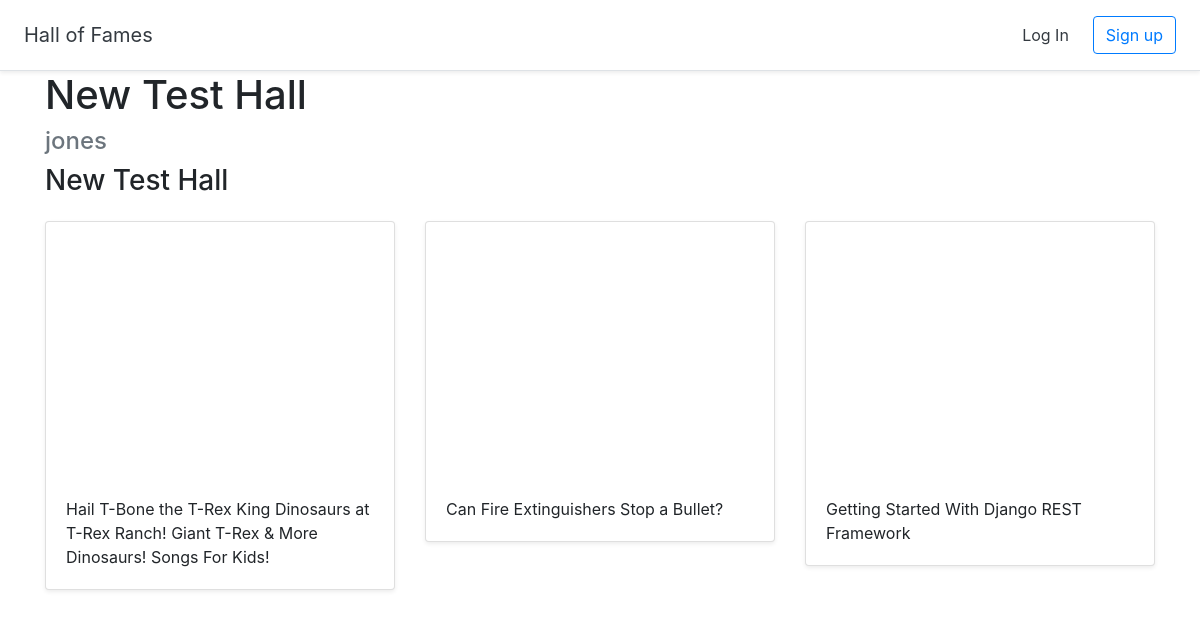
Page /hof/6/ on the committed database.
### halls/models.py (models this page shows, shortened)
class Hall(models.Model):
    title = models.CharField(max_length=255)
    user = models.ForeignKey(User, on_delete = models.CASCADE)

class Video(models.Model):
    title = models.CharField(max_length=255)
    url = models.URLField()
    youtube_id = models.CharField(max_length=255)
    hall = models.ForeignKey(Hall, on_delete=models.CASCADE)

### halls/views.py (the view)
# urls.py: path('hof/<int:pk>/', views.DetailHall.as_view(), name='detail_hall'),
class DetailHall(generic.DetailView):
    model = Hall
    template_name = 'halls/detail_hall.html'

### halls/templates/halls/detail_hall.html (shortened to what this page needs)
{% extends 'halls/base.html' %}
{% block content %}
<div class="container">
    <h1>{{ hall.title }}</h1>
    <h4 class="text-muted">{{ hall.user.username }}</h4>
    <h3>{{ hall.title }}</h3>
     <div class="row">
        {% for video in hall.video_set.all %}
          <div class="col-md-4 mt-3">
            <div class="card mb-4 shadow-sm">
                <iframe width="100%" height="255" src="https://www.youtube.com/embed/{{ video.youtube_id }}" frameborder="0" allow="accelerometer; autoplay; encrypted-media; gyroscope; picture-in-picture" allowfullscreen></iframe>
                <div class="card-body"><p class="card-text">{{ video.title }}</p></div>
        </div>
          </div>
        {% endfor %}
      </div>
</div>
{% endblock %}

### rows in the picture
Hall: title "New Test Hall", user.username "jones"
Video: title "Hail T-Bone the T-Rex King Dinosaurs at T-Rex Ranch! Giant T-Rex & More Dinosaurs! Songs For Kids!"
Video: title "Can Fire Extinguishers Stop a Bullet?"
Video: title "Getting Started With Django REST Framework"
